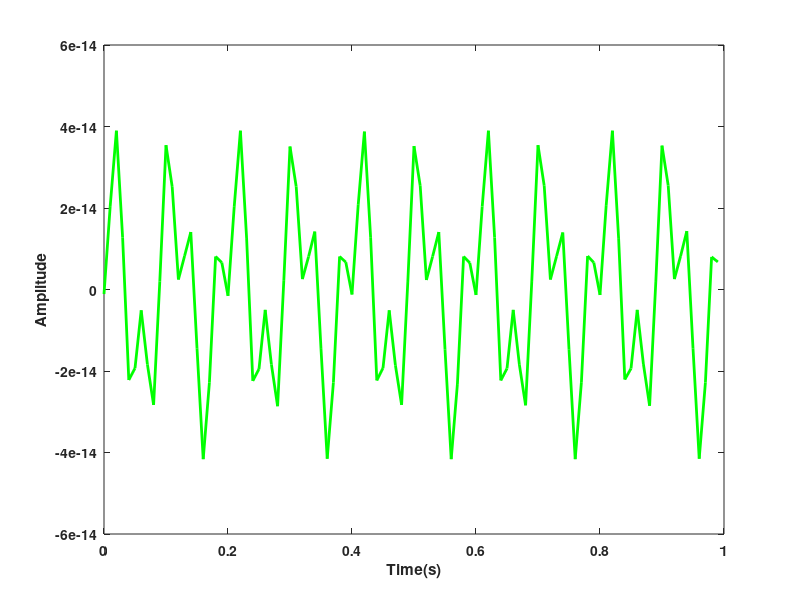
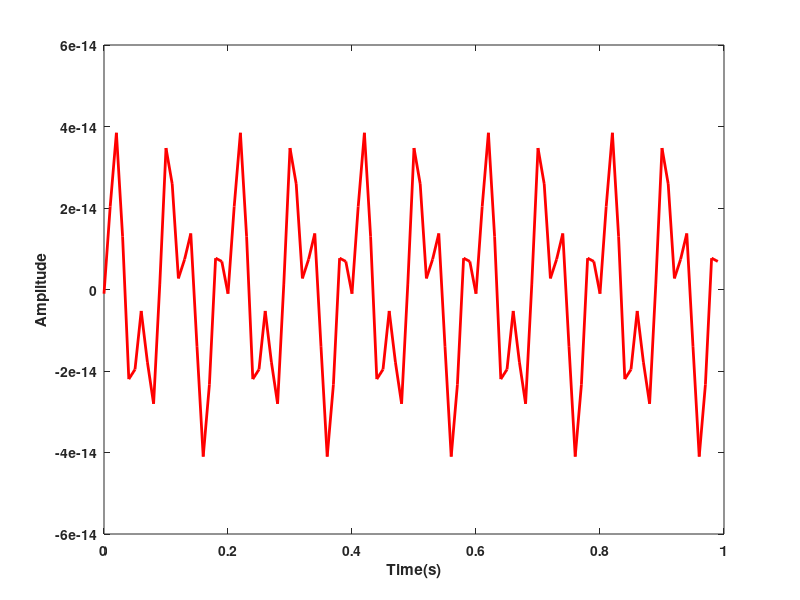

The MATLAB source for these figures, in order:
t=0:1/100:(1-1/100);
x=sin(2*pi*25*t);
h=sin(2*pi*10*t);


C_x=zeros(size(x,2),size(x,2));
C_x(:,1)=x.';
for i=1:size(x,2)-1
      C_x(:,i+1)=circshift(x,i).';     
end
figure;
plot(t,C_x*h.','g','LineWidth',2)
xlabel('Time(s)');
ylabel('Amplitude');
set(gca,'FontWeight','bold','fontweight','b');
hold on;
figure;
plot(t,real(ifft(fft(x).*fft(h))),'r','LineWidth',2)
xlabel('Time(s)');
ylabel('Amplitude');
set(gca,'FontWeight','bold','fontweight','b');
hold on
